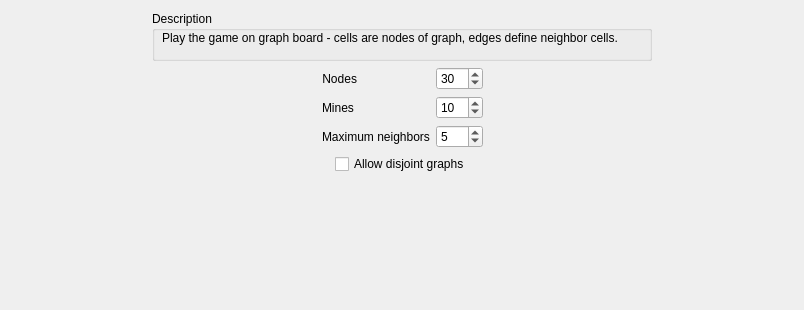
<?xml version="1.0" encoding="UTF-8"?>
<ui version="4.0">
 <class>GraphParametersWidgetClass</class>
 <widget class="QWidget" name="GraphParametersWidgetClass">
  <property name="geometry">
   <rect>
    <x>0</x>
    <y>0</y>
    <width>804</width>
    <height>310</height>
   </rect>
  </property>
  <property name="windowTitle">
   <string>GraphParametersWidget</string>
  </property>
  <layout class="QVBoxLayout" name="verticalLayout">
   <item>
    <layout class="QHBoxLayout" name="horizontalLayout_4">
     <item>
      <spacer name="horizontalSpacer">
       <property name="orientation">
        <enum>Qt::Orientation::Horizontal</enum>
       </property>
       <property name="sizeHint" stdset="0">
        <size>
         <width>40</width>
         <height>20</height>
        </size>
       </property>
      </spacer>
     </item>
     <item>
      <widget class="QGroupBox" name="groupBox">
       <property name="sizePolicy">
        <sizepolicy hsizetype="Expanding" vsizetype="Fixed">
         <horstretch>0</horstretch>
         <verstretch>0</verstretch>
        </sizepolicy>
       </property>
       <property name="minimumSize">
        <size>
         <width>500</width>
         <height>50</height>
        </size>
       </property>
       <property name="title">
        <string>Description</string>
       </property>
       <property name="checkable">
        <bool>false</bool>
       </property>
       <widget class="QLabel" name="label_3">
        <property name="geometry">
         <rect>
          <x>10</x>
          <y>20</y>
          <width>481</width>
          <height>21</height>
         </rect>
        </property>
        <property name="minimumSize">
         <size>
          <width>400</width>
          <height>0</height>
         </size>
        </property>
        <property name="text">
         <string>Play the game on graph board - cells are nodes of graph, edges define neighbor cells.</string>
        </property>
        <property name="alignment">
         <set>Qt::AlignmentFlag::AlignLeading|Qt::AlignmentFlag::AlignLeft|Qt::AlignmentFlag::AlignTop</set>
        </property>
       </widget>
      </widget>
     </item>
     <item>
      <spacer name="horizontalSpacer_2">
       <property name="orientation">
        <enum>Qt::Orientation::Horizontal</enum>
       </property>
       <property name="sizeHint" stdset="0">
        <size>
         <width>40</width>
         <height>20</height>
        </size>
       </property>
      </spacer>
     </item>
    </layout>
   </item>
   <item>
    <layout class="QHBoxLayout" name="horizontalLayout">
     <item>
      <spacer name="horizontalSpacer_3">
       <property name="orientation">
        <enum>Qt::Orientation::Horizontal</enum>
       </property>
       <property name="sizeHint" stdset="0">
        <size>
         <width>40</width>
         <height>20</height>
        </size>
       </property>
      </spacer>
     </item>
     <item>
      <layout class="QFormLayout" name="formLayout">
       <item row="0" column="0">
        <widget class="QLabel" name="label">
         <property name="text">
          <string>Nodes</string>
         </property>
         <property name="alignment">
          <set>Qt::AlignmentFlag::AlignRight|Qt::AlignmentFlag::AlignTrailing|Qt::AlignmentFlag::AlignVCenter</set>
         </property>
        </widget>
       </item>
       <item row="0" column="1">
        <widget class="QSpinBox" name="nodesSpinBox">
         <property name="minimum">
          <number>2</number>
         </property>
         <property name="maximum">
          <number>300</number>
         </property>
         <property name="value">
          <number>30</number>
         </property>
        </widget>
       </item>
       <item row="1" column="0">
        <widget class="QLabel" name="label_2">
         <property name="text">
          <string>Mines</string>
         </property>
        </widget>
       </item>
       <item row="1" column="1">
        <widget class="QSpinBox" name="minesSpinBox">
         <property name="maximum">
          <number>300</number>
         </property>
         <property name="value">
          <number>10</number>
         </property>
        </widget>
       </item>
       <item row="2" column="0">
        <widget class="QLabel" name="label_4">
         <property name="text">
          <string>Maximum neighbors</string>
         </property>
        </widget>
       </item>
       <item row="2" column="1">
        <widget class="QSpinBox" name="maximumNeighborsSpinBox">
         <property name="minimum">
          <number>1</number>
         </property>
         <property name="value">
          <number>5</number>
         </property>
        </widget>
       </item>
      </layout>
     </item>
     <item>
      <spacer name="horizontalSpacer_4">
       <property name="orientation">
        <enum>Qt::Orientation::Horizontal</enum>
       </property>
       <property name="sizeHint" stdset="0">
        <size>
         <width>40</width>
         <height>20</height>
        </size>
       </property>
      </spacer>
     </item>
    </layout>
   </item>
   <item>
    <layout class="QHBoxLayout" name="horizontalLayout_5">
     <item>
      <spacer name="horizontalSpacer_5">
       <property name="orientation">
        <enum>Qt::Orientation::Horizontal</enum>
       </property>
       <property name="sizeHint" stdset="0">
        <size>
         <width>40</width>
         <height>20</height>
        </size>
       </property>
      </spacer>
     </item>
     <item>
      <widget class="QCheckBox" name="allowDisjointGraphCheckBox">
       <property name="text">
        <string>Allow disjoint graphs</string>
       </property>
      </widget>
     </item>
     <item>
      <spacer name="horizontalSpacer_6">
       <property name="orientation">
        <enum>Qt::Orientation::Horizontal</enum>
       </property>
       <property name="sizeHint" stdset="0">
        <size>
         <width>40</width>
         <height>20</height>
        </size>
       </property>
      </spacer>
     </item>
    </layout>
   </item>
   <item>
    <spacer name="verticalSpacer">
     <property name="orientation">
      <enum>Qt::Orientation::Vertical</enum>
     </property>
     <property name="sizeHint" stdset="0">
      <size>
       <width>20</width>
       <height>231</height>
      </size>
     </property>
    </spacer>
   </item>
  </layout>
 </widget>
 <layoutdefault spacing="6" margin="11"/>
 <resources/>
 <connections/>
</ui>
